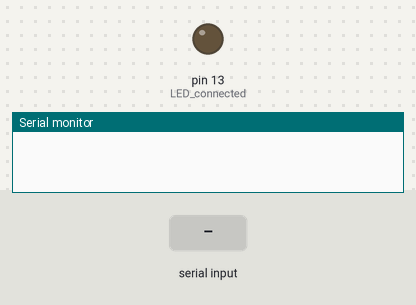
This sketch was run on a simulated Arduino Uno, built with avr-gcc and run on an emulated ATmega328P. Parts: output pins drawn as LEDs (lit = HIGH), the last lines printed to the serial monitor. Inputs (shaded band) come from the test bench. Pins used as bus, display or sensor lines are not drawn.

Above: at 1.2 s.
1.3 s: "9" received over Serial
At 6.8 s:
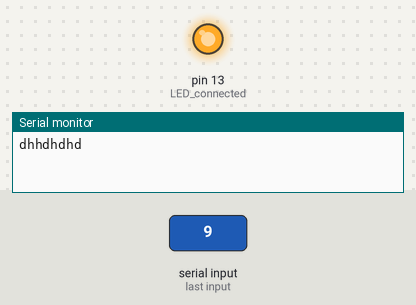
Timing chart, 0 to 10.3 s (numbered marks = the images above; inputs shaded):
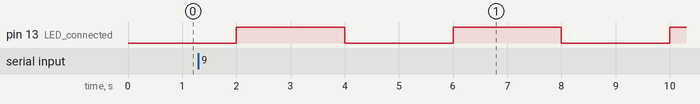

The sketch:

Slave_RS485.ino
```cpp
void setup() {
  Serial.begin(9600);

  pinMode(13, OUTPUT); //LED connected
  pinMode(8, OUTPUT);//DE/RE Controlling pin of RS-485

}

void loop() {
  char getdata = 'c';

  digitalWrite(13, LOW); //LED off
  digitalWrite(8, LOW); //DE/RE=LOW Receive Enabled

  if(Serial.available()){
      getdata=Serial.read();
    }
  if(getdata=='9'){
      digitalWrite(8, HIGH); //DE/RE=HIGH Transmit Enabled
      Serial.print("dhhdhdhd");
    }

  delay(2000);
  digitalWrite(13, HIGH);
  delay(2000);
}
```

Measured:
- by itself, pin 13 (LED_connected): alternates HIGH for 2.0 s and LOW for 2.0 s
